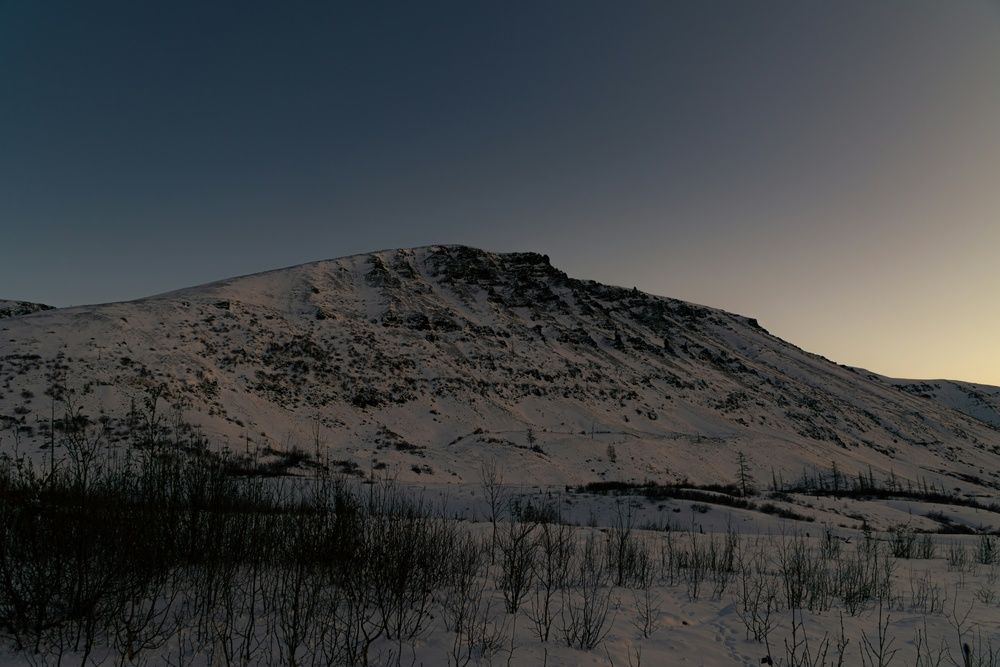
#> input picture maxim-bogdanov-wjAR4jo979Y-unsplash.jpg, 1000 x 667 px, shrunk from 6000 x 4000 before the run
$ python -i features0.py   (imports and definitions only)   (older library calls are emulated)
#> lines starting #> are read from the running program, lines starting #| are printed output that depends on the picture; after the words box and inside, x2 and y2 are one past the last pixel; in counts of white or black regions, pixels touching at a corner belong together
import logging
import math
from pathlib import Path

import cv2
import numpy as np
from settings import LOG_FORMAT

# [4 lines not run here, left out]
logger = logging.getLogger(__name__)


class FeatureExtractor0:
    class feature:
        def __init__(self, func):
            self.func = func

        def __set_name__(self, owner, name):
            owner.columns.append(name)

        def __get__(self, instance, owner):
            if instance is None:
                return self.func
            return self.func.__get__(instance, owner)

    columns = []

    def extract_features_path(self, path: Path) -> dict | None:
        img = cv2.imread(str(path))
#> img is the input picture: shape (667, 1000, 3); mean B, G, R 66.9, 65.5, 63.1
        if img is None:
            logger.warning(f"Failed to read image: {path}")
            return None
        gray_img = cv2.cvtColor(img, cv2.COLOR_BGR2GRAY)
        return self.extract_features(gray_img)

    def extract_features(self, gray_img: np.ndarray) -> dict | None:
        padded = np.pad(gray_img, ((1, 1), (1, 1)), mode="reflect")
        sobel_x = cv2.Sobel(padded, cv2.CV_64F, 1, 0, ksize=3)  # Sobel X gradient
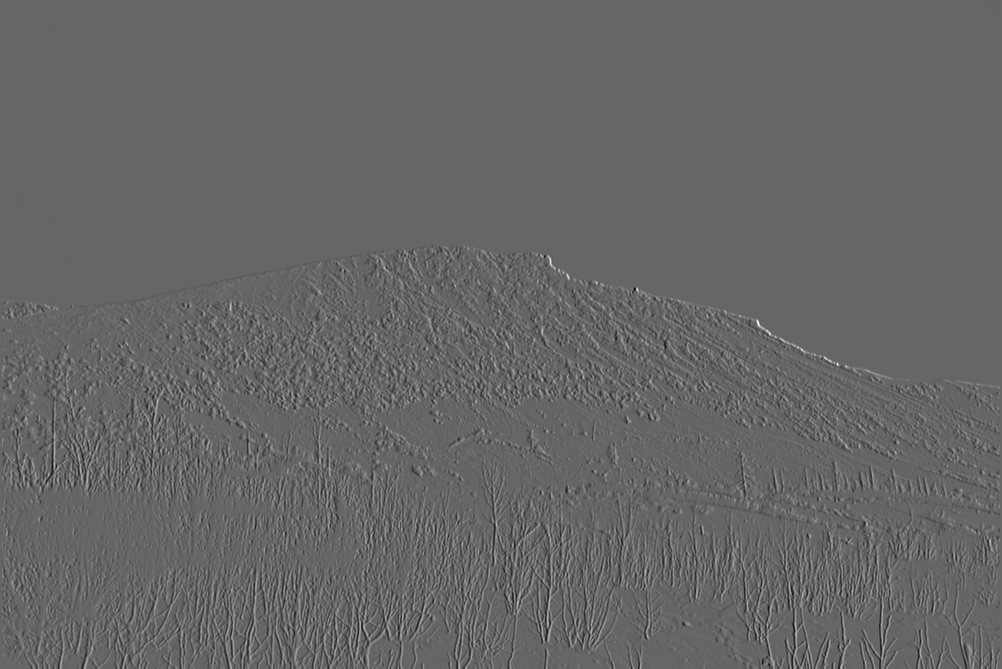
#> sobel_x: shape (669, 1002) float64; min -397, max 595, mean 0.5; drawn with min black and max white
        sobel_y = cv2.Sobel(padded, cv2.CV_64F, 0, 1, ksize=3)  # Sobel Y gradient
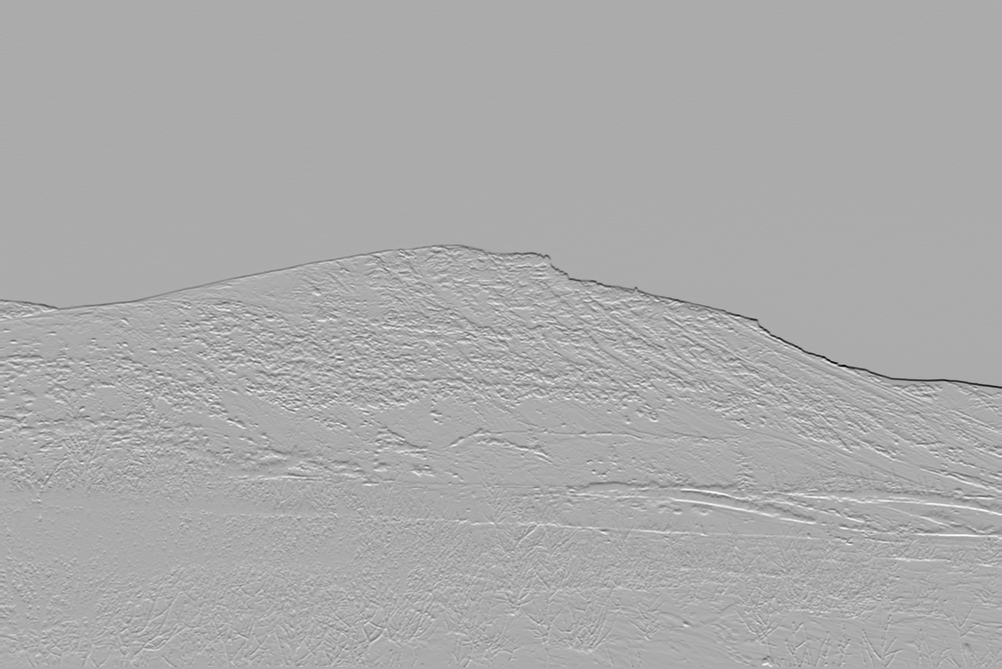
#> sobel_y: shape (669, 1002) float64; min -725, max 355, mean 0; drawn with min black and max white
        return {name: getattr(self, name)(gray_img=gray_img, sobel_x=sobel_x, sobel_y=sobel_y) for name in self.columns}

    # --- Feature methods ---

    @feature
    def brenner_gradient(self, gray_img: np.ndarray, **kwargs):
        gray_img = gray_img.astype(np.float32)
        shifted = np.roll(gray_img, -2, axis=1)  # Shift by 2 pixels horizontally
        diff = (gray_img - shifted) ** 2  # Compute squared difference
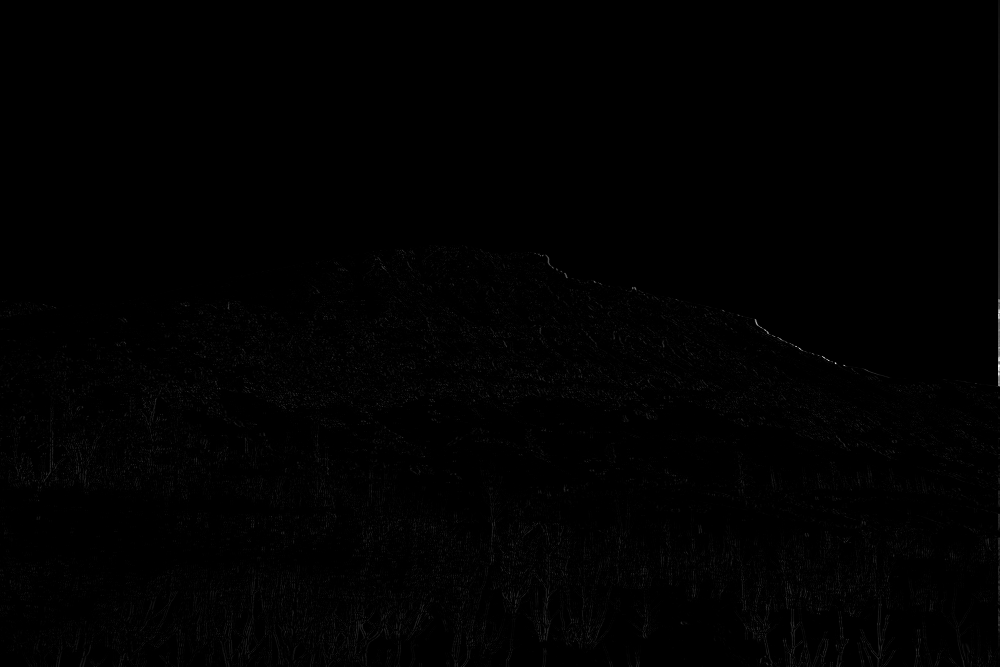
#> diff: shape (667, 1000) float32; min 0, max 39204, mean 187.1; drawn with min black and max white
        return np.sum(diff)  # Sum all differences as the focus measure

    @feature
    def sobel_variance(self, gray_img: np.ndarray, sobel_x: np.ndarray, sobel_y: np.ndarray, **kwargs):
        sobel_magnitude = np.sqrt(sobel_x**2 + sobel_y**2)  # Compute gradient magnitude
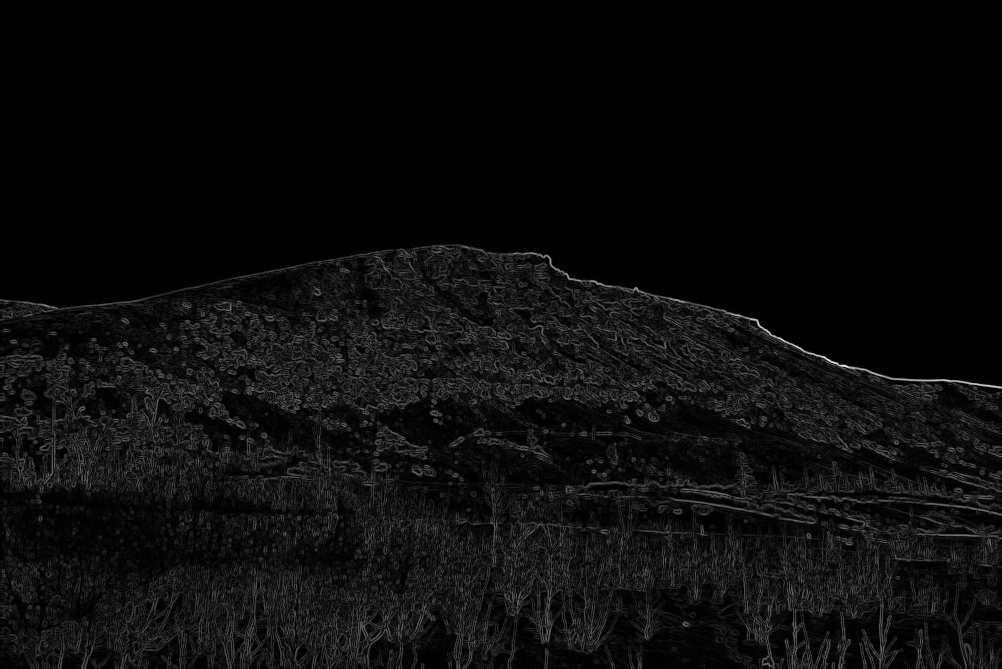
#> sobel_magnitude: shape (669, 1002) float64; min 0, max 757.9, mean 37; drawn with min black and max white
        variance = np.var(gray_img)  # Compute variance of pixel intensities
#> variance = 1237.1
        return np.mean(sobel_magnitude) + variance  # Combine Sobel and variance

    @feature
    def tenengrad(self, gray_img: np.ndarray, sobel_x: np.ndarray, sobel_y: np.ndarray, **kwargs):
        tenengrad = np.sqrt(sobel_x**2 + sobel_y**2)  # Compute gradient magnitude
        return np.mean(tenengrad)  # Return mean gradient magnitude as focus score

    @feature
    def laplacian(self, gray_img: np.ndarray, **kwargs):
        laplacian = cv2.Laplacian(gray_img, cv2.CV_64F)  # Apply Laplacian filter
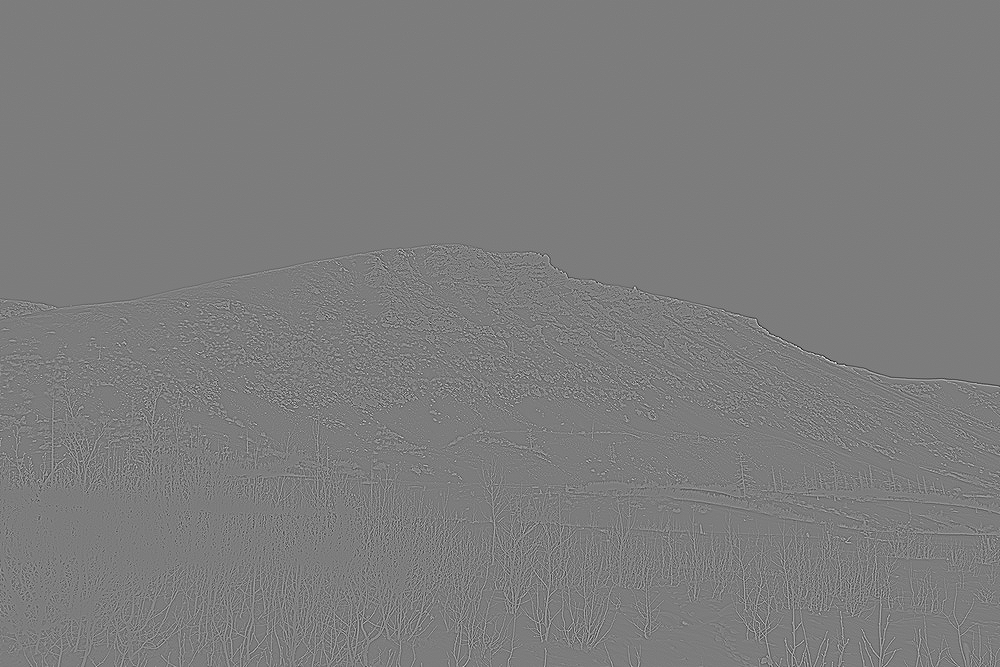
#> laplacian: shape (667, 1000) float64; min -232, max 242, mean 0; drawn with min black and max white
        return np.var(laplacian)  # Compute variance of Laplacian

    @feature
    def texture_quality(self, gray_img: np.ndarray, **kwargs):
        def radialAverage(arr):
            assert arr.shape[0] == arr.shape[1]
            N = arr.shape[0]
            y, x = np.indices(arr.shape)
            center = np.array([N // 2, N // 2])
            r = np.hypot(x - center[0], y - center[1])
            ind = np.argsort(r.flat)
            r_sorted = r.flat[ind]
            i_sorted = arr.flat[ind]
            r_int = r_sorted.astype(int)
            deltar = r_int - np.roll(r_int, -1)  # shift and substract
            rind = np.where(deltar != 0)[0]  # location of changed radius
            csim = np.cumsum(i_sorted, dtype=float)
            tbin = csim[rind]
            tbin[1:] -= csim[rind[:-1]]
            nr = rind - np.roll(rind, 1)
            nr = nr[1:]
            tbin[1:] /= nr
            return tbin

        N = min(gray_img.shape)
#> N = 667
        if N % 2 == 0:
            N -= 1
        I = gray_img[:N, :N]  # NOQA: E741
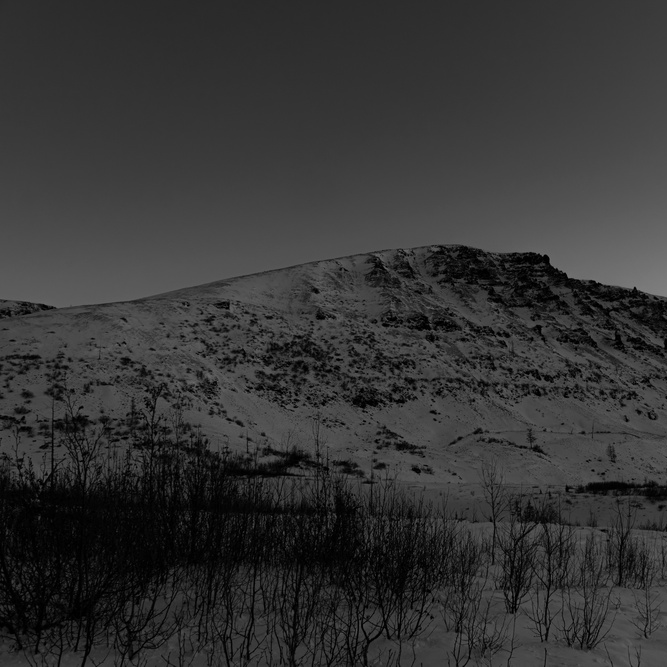
#> I: shape (667, 667); min 0, max 129, mean 52.7
        I_hat = np.fft.fft2(I)
        I_hat = np.fft.fftshift(I_hat)
        I_hat = np.abs(I_hat)
        eta = -1.93
        Denominator = 0
        for m in range(0, N):
            for n in range(0, N):
                if m == N // 2 and n == N // 2:
                    continue
                Denominator += 1 / pow(((m - N // 2) ** 2 + (n - N // 2) ** 2), eta / 2)
#> after the loop, Denominator = 2.21e+10
        cN = (I.var() / Denominator) * (N**4)
#> cN = 5075.6
        T_hat = np.zeros((N, N))
        for m in range(0, N):
            for n in range(0, N):
                if m == N // 2 and n == N // 2:
                    continue
                T_hat[m, n] = cN / ((m - N // 2) ** 2 + (n - N // 2) ** 2) ** (eta / 2)
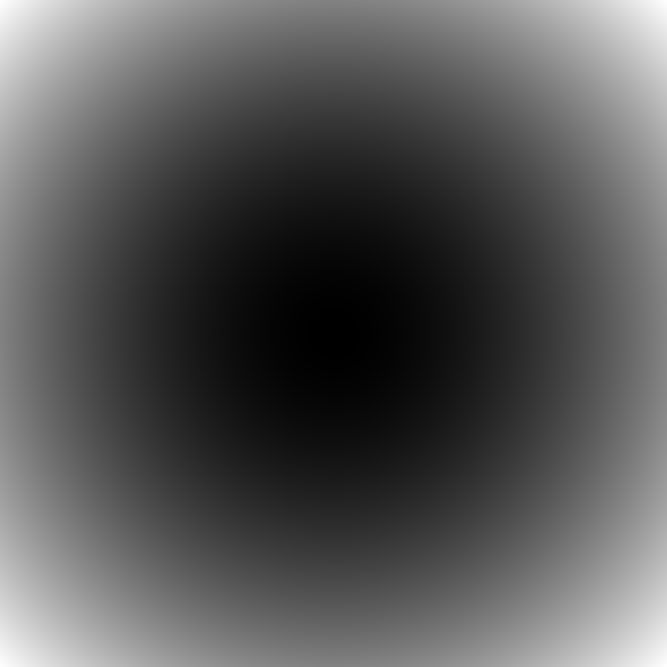
#> T_hat: shape (667, 667) float64; min 0, max 731640391.3, mean 252295191.7; drawn with min black and max white
        T_hat[N // 2, N // 2] = I_hat[N // 2, N // 2]
#> T_hat: shape (667, 667) float64; under 0.01% of pixels changed, all inside (x1, y1, x2, y2) = (333, 333, 334, 334)
        K = I_hat / T_hat
        MTF = radialAverage(K)
#> in radialAverage, `tbin = csim[rind]`: tbin = 471 values from 1 to 3756.9
#> MTF = 471 values, max 336.6 at index 1, min 1.4e-06 at index 469, mean 0.815
        b = 0.2
        c = 0.8
        a = 1 / np.sum([pow(v, c) * pow(math.e, -b * v) for v in range(MTF.shape[0])])
#> a = 0.0597
        CSF = [a * pow(v, c) * pow(math.e, -b * v) for v in range(MTF.shape[0])]
        A = np.sum([MTF[v] * CSF[v] for v in range(MTF.shape[0])])
#> A = 19.78
        return A

    @feature
    def smd(self, gray_img: np.ndarray, **kwargs):
        shape = np.shape(gray_img)
#> shape = (667, 1000)
        out = 0
        for y in range(0, shape[1] - 1):
            for x in range(0, shape[0] - 1):
                out += math.fabs(int(gray_img[x, y]) - int(gray_img[x, y - 1]))
                out += math.fabs(int(gray_img[x, y] - int(gray_img[x + 1, y])))
#> after the loop, out = 6697642
        return out

    @feature
    def smd2(self, gray_img: np.ndarray, **kwargs):
        shape = np.shape(gray_img)
#> shape = (667, 1000)
        out = 0
        for y in range(0, shape[1] - 1):
            for x in range(0, shape[0] - 1):
                out += math.fabs(int(gray_img[x, y]) - int(gray_img[x + 1, y])) * math.fabs(
                    int(gray_img[x, y] - int(gray_img[x, y + 1]))
                )
#> after the loop, out = 36252746
        return out

    @feature
    def variance(self, gray_img: np.ndarray, **kwargs):
        out = 0
#> out = 0
        u = np.mean(gray_img)
#> u = 64.89
        shape = np.shape(gray_img)
#> shape = (667, 1000)
        for y in range(0, shape[1]):
            for x in range(0, shape[0]):
                out += (gray_img[x, y] - u) ** 2
#> after the loop, out = 825130612.1
        return out

    @feature
    def energy(self, gray_img: np.ndarray, **kwargs):
        shape = np.shape(gray_img)
#> shape = (667, 1000)
        out = 0
        for y in range(0, shape[1] - 1):
            for x in range(0, shape[0] - 1):
                out += ((int(gray_img[x + 1, y]) - int(gray_img[x, y])) ** 2) * (
                    (int(gray_img[x, y + 1] - int(gray_img[x, y]))) ** 2
                )
#> after the loop, out = 17228881366
        return out

    @feature
    def vollath(self, gray_img: np.ndarray, **kwargs):
        shape = np.shape(gray_img)
#> shape = (667, 1000)
        u = np.mean(gray_img)
#> u = 64.89
        out = -shape[0] * shape[1] * (u**2)
#> out = -2.81e+09
        for y in range(0, shape[1]):
            for x in range(0, shape[0] - 1):
                out += int(gray_img[x, y]) * int(gray_img[x + 1, y])
#> after the loop, out = 790828338.1
        return out

    @feature
    def entropy(self, gray_img: np.ndarray, **kwargs):
        [rows, cols] = gray_img.shape
#> rows = 667; cols = 1000
        h = 0
        hist_gray = cv2.calcHist([gray_img], [0], None, [256], [0.0, 255.0])
#> hist_gray = 256 values, max 12519 at index 72, min 0 at index 217, mean 2605.5
        # hn valueis not correct
        hb = np.zeros((256, 1), np.float32)
        # hn = np.zeros((256, 1), np.float32)
        for j in range(0, 256):
            hb[j, 0] = hist_gray[j, 0] / (rows * cols)
#> after the loop, hb = 256 values, max 0.0188 at index 72, min 0 at index 217, mean 0.00391
        for i in range(0, 256):
            if hb[i, 0] > 0:
                h = h - (hb[i, 0]) * math.log(hb[i, 0], 2)
#> this loop made 256 passes
#> h on passes 1 to 12: 0.0241, 0.0684, 0.109, 0.156, 0.207, 0.258, 0.307, 0.353, 0.397, 0.437, 0.474, 0.51
#> after the loop, h = 6.9

        out = h
#> out = 6.9
        return out

>>> result = FeatureExtractor0().extract_features_path('../maxim-bogdanov-wjAR4jo979Y-unsplash.jpg')
#> result = 11 items
